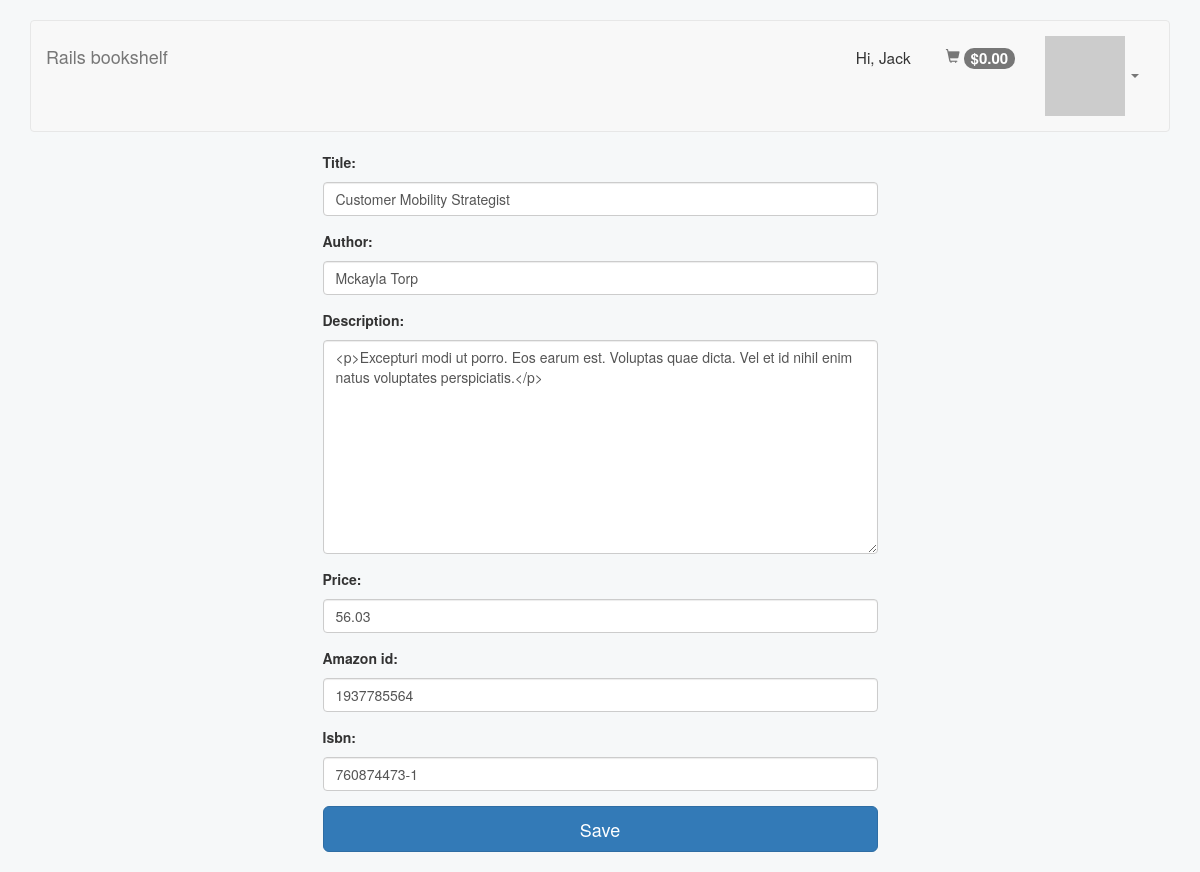
Screenshot of /books/edit/5/ (signed in) with the database file from the repository.
### store/models.py (models this page shows, shortened)
class UserInfo(models.Model):
    user = models.OneToOneField(User)
    @property
    def shopping_cart_total_price(self):
        return sum([sc.book.price for sc in self.user.shoppingcartitem_set.all()])

class Book(models.Model):
    title = models.CharField(
        max_length=255
    )
    author = models.CharField(
        max_length=150
    )
    description = models.TextField()
    price = models.DecimalField(
        max_digits=6, decimal_places=2
    )
    pub_date = models.DateField(
        null=True, blank=True
    )
    amazon_id = models.CharField(
        max_length=50, unique=True,
        validators=[RegexValidator(r'[\d\-]+')],
        blank=True,
    )
    isbn = models.CharField(
        max_length=12, unique=True,
        validators=[RegexValidator(r'[\dA-Z]+')]
    )

### store/views.py (the view)
# urls.py: url(r'^books/edit/(?P<pk>\d+)/$', BookUpdateView.as_view(), name='book-edit'),
class BookUpdateView(UpdateView):
    model = Book
    success_url = '/'
    fields = ('title', 'author', 'description', 'price',
              'amazon_id', 'isbn')

### store/templatetags/store_tags.py (called while the page is built)
@register.filter(name='addcss')
def addcss(field, css):
   return field.as_widget(attrs={"class":css})

### store/templates/store/book_form.html (shortened to what this page needs)
{% extends 'base.html' %}
{% load store_tags %}
{% block content %}
    <div class='row'>
        <div class='col-md-6 col-md-offset-3'>
            <form class="new_user" id="new_user" action="" accept-charset="UTF-8" method="post">
                {% for field in form %}
                    <div class="form-group">
                        <label for="{{ field.id_for_label }}">{{ field.label_tag }}</label>
                        {{ field|addcss:"form-control" }}
                    </div>
                {% endfor %}
                <div>
                    <input type="submit" name="commit" value="Save" class="btn btn-lg btn-primary btn-block" />
                </div>
            </form>
        </div>
    </div>
{% endblock %}

### store/templates/base.html (shortened to what this page needs)
{% load bootstrap3 %}
{% load staticfiles %}
<!DOCTYPE html>
<html>
<head>
    {% bootstrap_css %}
    <link rel="stylesheet" type="text/css" href="{% static 'css/base.css' %}">
</head>
<body>
    <div class='container'>
        <nav class='navbar navbar-default'>
            <div class='container-fluid'>
                <div class='navbar-header'>
                    <a class='navbar-brand' href='/'>Rails bookshelf</a>
                </div>
                <div class='navbar-collapse collapse' id='navbar'>
                    {% if user.is_authenticated %}
                        {% if user.is_superuser %}
                            <ul class='nav navbar-nav navbar-right'>
                                <li class='dropdown'>
                                    <a aria-expanded='false' class='dropdown-toggle' data-toggle='dropdown' href='#' role='button'>
                                        <img src="http://www.gravatar.com/avatar/77864601526fc73452f5c7f942ac4ff4?s=40" alt="77864601526fc73452f5c7f942ac4ff4?s=40" />
                                        <span class='caret'></span>
                                    </a>
                                </li>
                            </ul>
                        {% endif %}
                        <ul class='nav navbar-nav navbar-right navbar-user'>
                            <li class='nav-user-name'>
                                <span>
                                    Hi, {{ user.first_name }}
                                </span>
                            </li>
                            <li>
                                <a href="{% url 'shopping-cart' %}">
                                    <span aria-hidden='true' class='glyphicon glyphicon-shopping-cart'></span>
                                    <span class='badge'>
                                        ${{ user.userinfo.shopping_cart_total_price|default:0.00|floatformat:2 }}
                                    </span>
                                </a>
                            </li>
                        </ul>
                    {% else %}
                    <ul class="nav navbar-nav navbar-right navbar-user">
                        <li>
                            <a href="{% url 'auth_login' %}">Sign in</a>
                        </li>
                    </ul>
                    {% endif %}
                </div>
            </div>
        </nav>
        {% block content %}
        {% endblock %}
    </div>
</body>
</html>

### store/static/css/base.css (style rules this page uses)
body { background-color: #f6f8f9; padding-top: 20px; padding-bottom: 20px; }
.navbar .nav-user-name { font-size: 1.1em; margin-top: 15px; margin-right: 20px; }
.navbar>.container-fluid .navbar-brand { margin-left: -15px; }
.navbar-header, .navbar .navbar-user { padding-top: 10px; height: 70px; }
.badge { font-size: 15px; }

### rows the page displays
Book: form "Customer Mobility Strategist" "Mckayla Torp" "<p>Excepturi modi ut porro. Eos earum est. Voluptas quae dicta. Vel et id nihil enim natus voluptates perspiciatis.</p>" "56.03" "1937785564" "760874473-1"

### other values shown
{{ user.first_name }} "Jack"
{{ user.userinfo.shopping_cart_total_price|default:0.00|floatformat:2 }} "0.00"
{{ field.label_tag }} "Title:" "Author:" "Description:" "Price:" "Amazon id:" "Isbn:"
